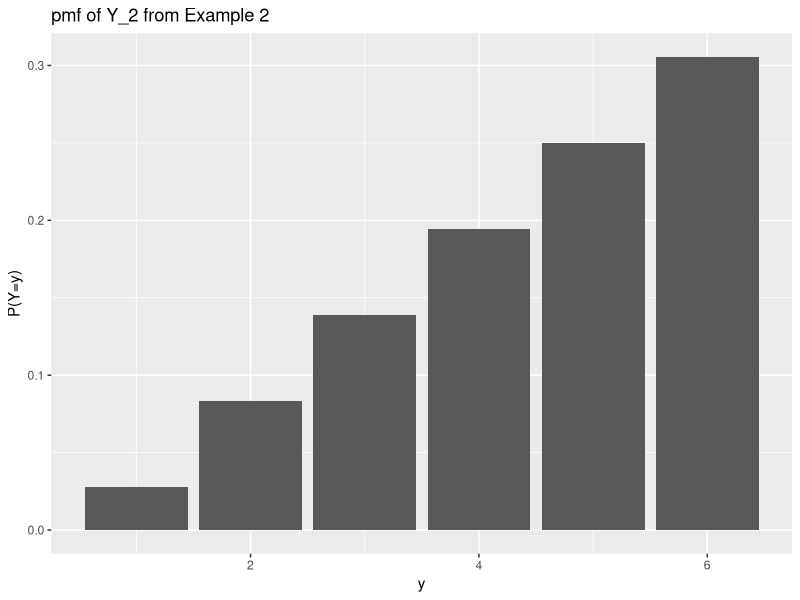
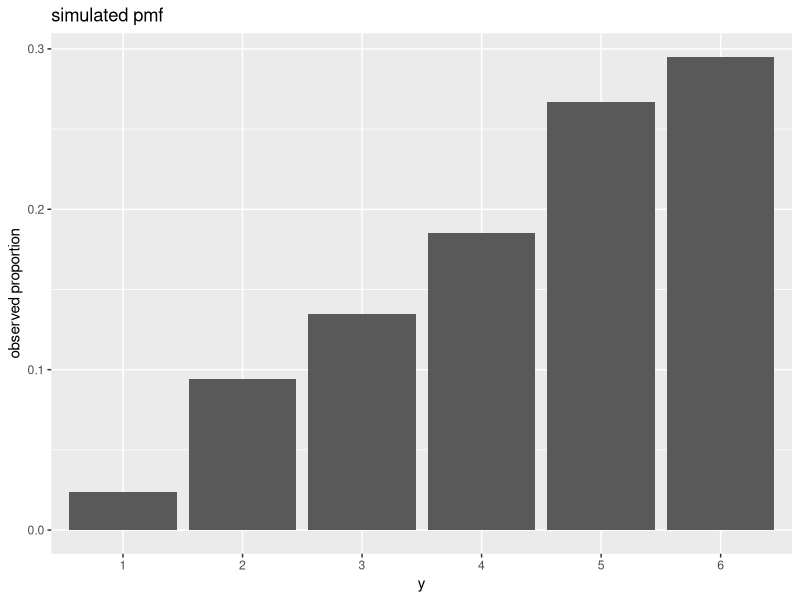

These figures' R source, in order:
## ---- chunk 1
library(ggplot2)
y <- 1:6
py <- c(1/36, 3/36, 5/36, 7/36, 9/36, 11/36)
dd <- data.frame(y=y,probs = py)
ggplot(aes(x=y,y=probs),data=dd) + geom_bar(stat='identity') + 
  ylab('P(Y=y)') + ggtitle('pmf of Y_2 from Example 2')


## ---- chunk 2
one.Y <- function() {
  #Create a vector of the sample space, using the c() function.
    sample.space <- c(1, 2, 3, 4, 5, 6)
  #Simulate a single roll of the red die using the sample() function
    (red.die <- sample(sample.space, 1))
  #Simulate a single roll of the white die using the sample() function
    (white.die <- sample(sample.space, 1))
  #Find the maximum of the two rolls using the max() function
    max.roll <- max(red.die, white.die)

  #return the maximum using the return() function
    return(max.roll)
  }
##Trying it out; each run of this should yield a simulated maximum:
one.Y()
one.Y()
## ---- chunk 3
    many.Y <- replicate(1000, one.Y())
## ---- chunk 4
    df <- data.frame(x=as.factor(many.Y))
    ggplot(aes(x=as.factor(many.Y)),data=df) + geom_bar(aes(y=(..count..)/(sum(..count..)))) + ylab('observed proportion') + xlab('y') + ggtitle('simulated pmf')
## ---- chunk 5
    mean(many.Y)
## ---- chunk 6
    var(many.Y)
## ---- chunk 7
    sd(many.Y)
## ---- chunk 8
    many.Z <- 2*(many.Y)+1
## ---- chunk 9
    mean(many.Z)
## ---- chunk 10
    var(many.Z)
